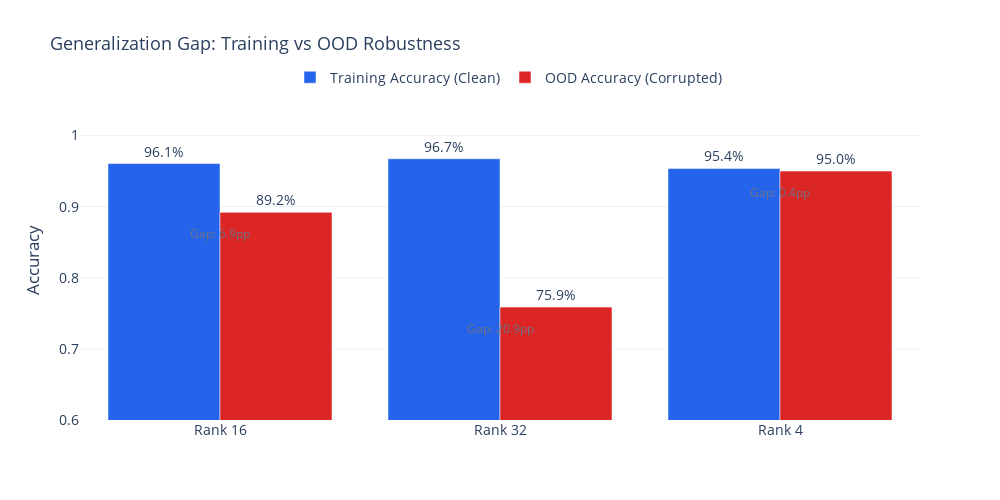

The notebook cell saved with this chart:
### Markdown cell above
---
## 6. Robustness Analysis

### 6.1 Adapter Performance on OOD Data

How do the adapters from the **Adapter Zoo** perform under corrupted images? Lower-rank adapters are expected to generalize better due to implicit regularization.

### Code cell
# =============================================================================
# ADAPTER ROBUSTNESS SUMMARY
# =============================================================================

def display_adapter_summary() -> None:
    """Display adapter OOD performance summary."""
    if "adapter_summary" not in gold_data:
        print("Adapter summary not available")
        return
    
    df = gold_data["adapter_summary"].copy()
    df = df.sort_values("adapter_rank")
    
    print("Adapter Zoo: OOD Performance Summary")
    print("=" * 80)
    display(df.round(4))
    
    # Key insights
    best = df.loc[df["accuracy"].idxmax()]
    worst = df.loc[df["accuracy"].idxmin()]
    
    print(f"\nKey Findings:")
    print(f"  - Best OOD robustness:  Rank {best['adapter_rank']} ({best['accuracy']:.1%})")
    print(f"  - Worst OOD robustness: Rank {worst['adapter_rank']} ({worst['accuracy']:.1%})")
    print(f"  - Performance gap: {(best['accuracy'] - worst['accuracy'])*100:.1f} percentage points")


def plot_train_vs_ood_comparison() -> go.Figure:
    """Compare training accuracy vs OOD accuracy."""
    if "adapter_summary" not in gold_data:
        return go.Figure()
    
    adapter_df = gold_data["adapter_summary"].sort_values("adapter_rank")
    ranks = [f"Rank {r}" for r in adapter_df["adapter_rank"]]
    
    train_acc = [0.9606, 0.9674, 0.9538]  # From training metrics
    ood_acc = adapter_df["accuracy"].tolist()
    
    fig = go.Figure()
    
    fig.add_trace(go.Bar(
        name="Training Accuracy (Clean)",
        x=ranks,
        y=train_acc,
        marker_color=COLORS["primary"],
        text=[f"{v:.1%}" for v in train_acc],
        textposition="outside",
        textfont=dict(size=14)
    ))
    
    fig.add_trace(go.Bar(
        name="OOD Accuracy (Corrupted)",
        x=ranks,
        y=ood_acc,
        marker_color=COLORS["accent"],
        text=[f"{v:.1%}" for v in ood_acc],
        textposition="outside",
        textfont=dict(size=14)
    ))
    
    # Add generalization gap annotations
    for i, (t, o) in enumerate(zip(train_acc, ood_acc)):
        gap = (t - o) * 100
        fig.add_annotation(
            x=i, y=min(t, o) - 0.03,
            text=f"Gap: {gap:.1f}pp",
            showarrow=False,
            font=dict(size=12, color=COLORS["neutral"])
        )
    
    fig.update_layout(
        height=DEFAULT_HEIGHT,
        width=DEFAULT_WIDTH,
        template=TEMPLATE,
        title_text="Generalization Gap: Training vs OOD Robustness",
        title_font=dict(size=TITLE_SIZE),
        font=dict(size=FONT_SIZE),
        barmode="group",
        yaxis_range=[0.6, 1.05],
        yaxis_title="Accuracy",
        legend=dict(orientation="h", yanchor="bottom", y=1.02, x=0.25)
    )
    
    return fig


display_adapter_summary()
plot_train_vs_ood_comparison().show()

### Figure 1 — Plotly figure (JSON) as saved in the notebook; plotly's stock layout.template omitted (floating-point values rounded to 4 significant figures)
{"data": [{"marker": {"color": "#2563eb"}, "name": "Training Accuracy (Clean)", "text": ["96.1%", "96.7%", "95.4%"], "textfont": {"size": 14}, "textposition": "outside", "type": "bar", "x": ["Rank 16", "Rank 32", "Rank 4"], "y": [0.9606, 0.9674, 0.9538]}, {"marker": {"color": "#dc2626"}, "name": "OOD Accuracy (Corrupted)", "text": ["89.2%", "75.9%", "95.0%"], "textfont": {"size": 14}, "textposition": "outside", "type": "bar", "x": ["Rank 16", "Rank 32", "Rank 4"], "y": [0.892, 0.7588, 0.9501]}], "layout": {"annotations": [{"font": {"color": "#6b7280", "size": 12}, "showarrow": false, "text": "Gap: 6.9pp", "x": 0, "y": 0.862}, {"font": {"color": "#6b7280", "size": 12}, "showarrow": false, "text": "Gap: 20.9pp", "x": 1, "y": 0.7288}, {"font": {"color": "#6b7280", "size": 12}, "showarrow": false, "text": "Gap: 0.4pp", "x": 2, "y": 0.9201}], "barmode": "group", "font": {"size": 14}, "height": 500, "legend": {"orientation": "h", "x": 0.25, "y": 1.02, "yanchor": "bottom"}, "title": {"font": {"size": 18}, "text": "Generalization Gap: Training vs OOD Robustness"}, "width": 1000, "yaxis": {"range": [0.6, 1.05], "title": {"text": "Accuracy"}}}}
